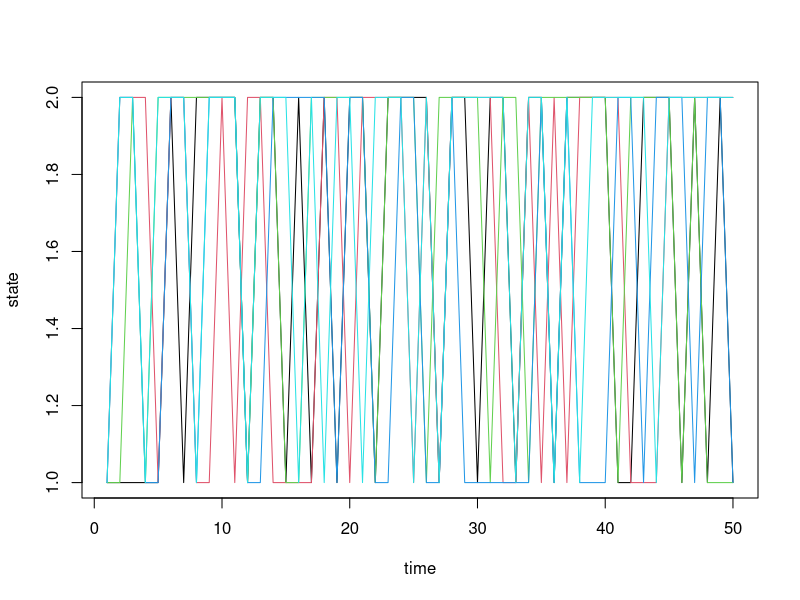

Write the R code that produced this figure.
rm(list = ls())
set.seed(12345)
library(stats)

# a part

state <- 1
p1 <- 0.7
p2 <- 0.5
matrix1 = matrix(NA,
                 nrow = 50,
                 ncol = 5)
for (i in 1:5) {
  y = c()
  y <- append(y, 1)
  for (j in 2:50) {
    if (state == 1) {
      bernoulli <- sample(0:1, 1, replace = T, prob = c((1 - p1), p1))
      if (bernoulli == 1) {
        state <- 2
      }
    } else if (state == 2) {
      bernoulli <- sample(0:1, 1, replace = T, prob = c((1 - p2), p2))
      if (bernoulli == 1) {
        state <- 1
      }
    }
    y <- append(y, state)
  }
  matrix1[, i] = y
}

matplot(
  matrix1,
  type = "l",
  xlab = "time",
  ylab = "state",
  lty = 1
)

# b part

P <- matrix(c(0.3, 0.7, 0.5, 0.5),
            nrow = 2,
            ncol = 2,
            byrow = T)
ans <- diag(2)
for (i in 1:50) {
  ans <- ans %*% P
  if (i == 10) {
    print("P 10 is:")
    print(ans)
  } else if (i == 20) {
    print("P 20 is:")
    print(ans)
  } else if (i == 50) {
    print("P 50 is:")
    print(ans)
  }
}
